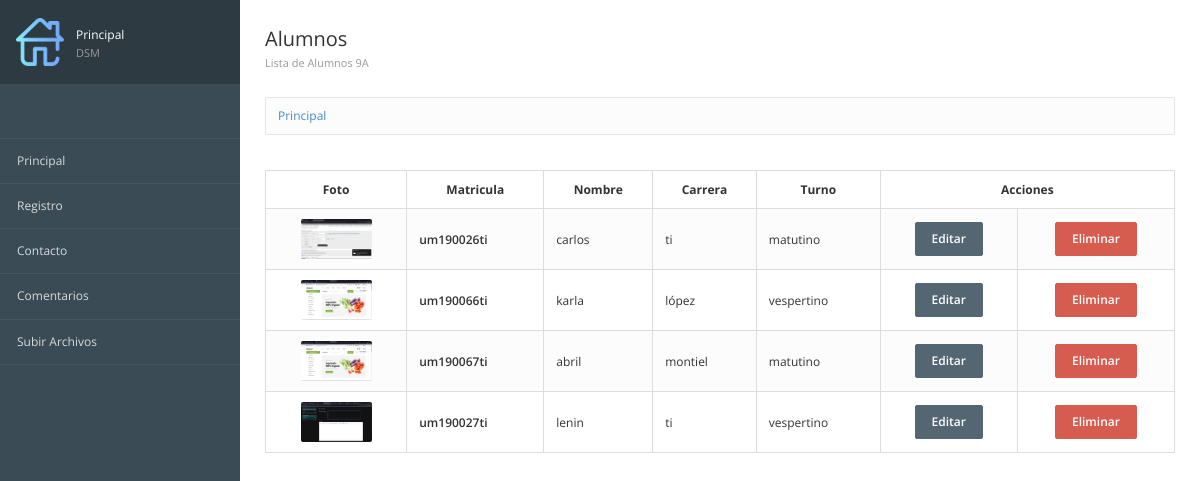
Before: / with the older database file.
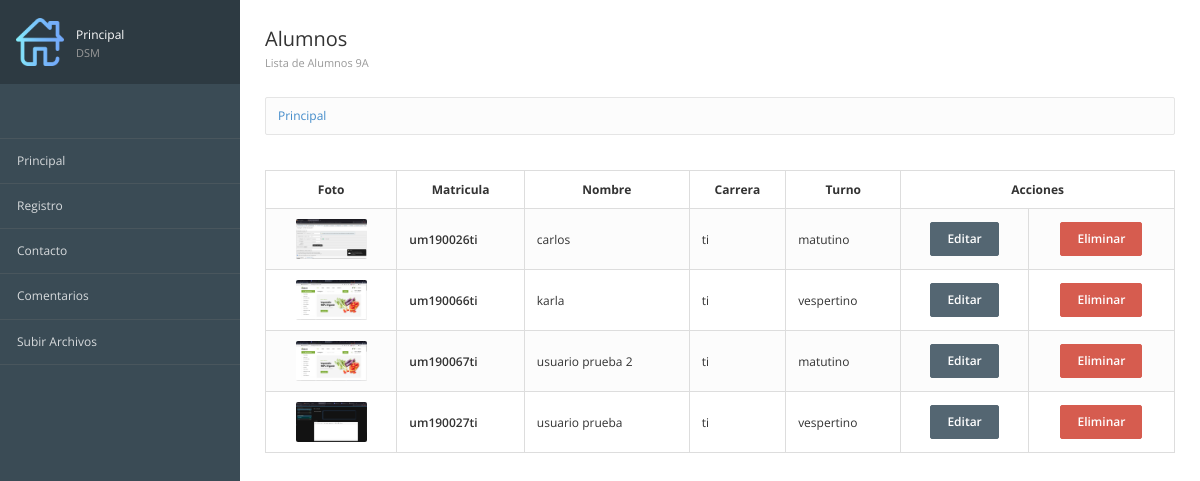
After: the same page with the newer database file.
### registros/models.py (models this page shows, shortened)
class Alumnos(models.Model): #Define la estructura de nuestra tabla
    id = models.AutoField(primary_key=True,verbose_name="id")
    matricula = models.CharField(max_length=12,verbose_name="Matrícula") #texto corto
    nombre = models.TextField() #Texto largo
    carrera = models.TextField()
    turno = models.CharField(max_length=10)
    imagen = models.ImageField(null=True,upload_to="fotos",verbose_name="Fotografía")
    created = models.DateField(auto_now_add=True) #Fecha y tiempo
    updated = models.DateField(auto_now_add=True) #Fecha y tiempo
    class Meta:
        verbose_name = "Alumno"
        verbose_name_plural = "Alumnos"
        ordering = ["-created"]

### registros/views.py (the view)
# urls.py: path('',views_registros.registros, name="Principal"),
def registros(request):
    alumnos=Alumnos.objects.all()
    return render(request,"registros/principal.html",{'alumnos':alumnos})

### registros/templates/registros/principal.html (shortened to what this page needs)
{%extends "inicio/encabezado.html"%}
{%load static%}
{%block imagen%}
{%static 'inicio/images/home.png'%}
{%endblock%}
{%block tituloMenu%}Principal
<span>DSM</span>
{%endblock%}
{%block Encabezado%}
<div class="page-header">
  <div class="page-title">
    <h3>Alumnos<br>
      <small>Lista de Alumnos 9A</small></h3>
  </div>
</div>
{%endblock%}
{% block contenido%}
<table class="table table-bordered table-striped">
  <thead>
    <tr>
      <th style="text-align:center;">Foto</th>
      <th style="text-align:center;">Matricula</th>
      <th style="text-align:center;">Nombre</th>
      <th style="text-align:center;">Carrera</th>
      <th style="text-align:center;">Turno</th>
      <th colspan="2" style="text-align:center;">Acciones</th>
    </tr>
  </thead>
  <tbody>
    {% for alumno in alumnos %}
    <tr>
      <td class="text-center">
        <img src="{{alumno.imagen.url}}" alt="" class="img-media" />
      </td>
      <td class="text-semibold">{{alumno.matricula}}</td>
      <td class="muted">{{alumno.nombre}}</td>
      <td class="muted">{{alumno.carrera}}</td>
      <td class="muted">{{alumno.turno}}</td>
      <td class="text-center"><a href="{%url 'consultarAlumno' alumno.id%}"  class="btn btn-primary" >Editar</a></td>
      <td class="text-center"><a href="{%url 'EliminarAlumno' alumno.id%}"  class="btn btn-danger" >Eliminar</a></td>
    </tr>
    {% endfor %}
  </tbody>
</table>
{%endblock%}

Changed rows visible on the page:
changed Alumnos "um190066ti": carrera "lópez" → "ti"
changed Alumnos "um190067ti": nombre "abril" → "usuario prueba 2"; carrera "montiel" → "ti"
changed Alumnos "um190027ti": nombre "lenin" → "usuario prueba"
